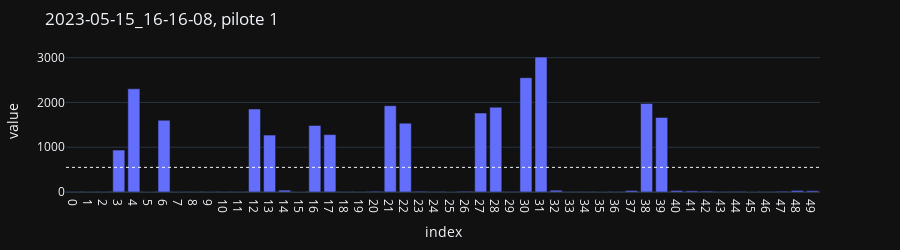
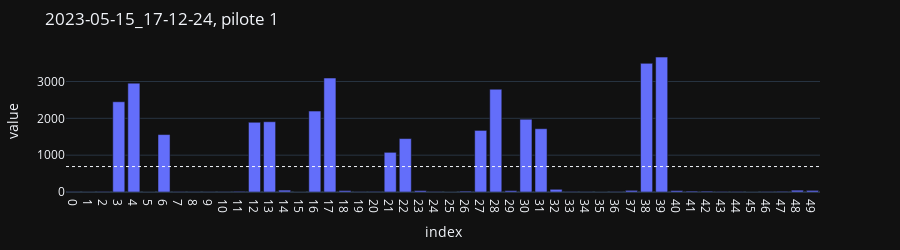
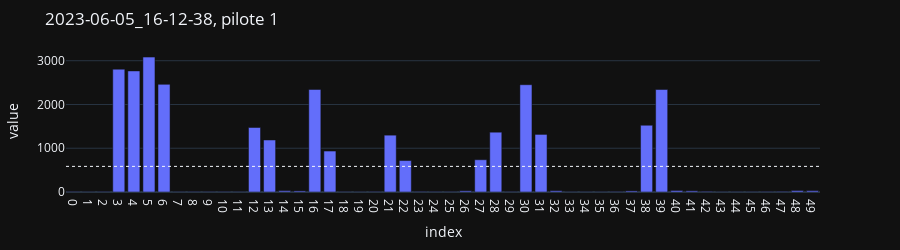
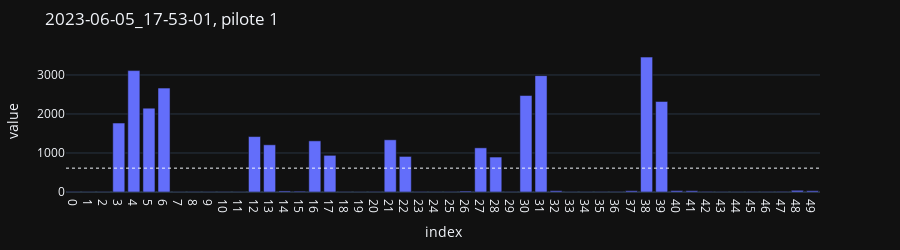

Notebook code cell kept with these figures, in order:
### Code cell
for montage in meta_info.index:

    pilote_id = meta_info.loc[montage, 'pilote_id']
    title = ', '.join([
        montage.split('.')[0], 'pilote ' + pilote_id, 
    ])

    data = pd.read_csv("montages/" + montage).drop(['SYNC', 'ts'], axis=1)

    data_omg = data[cols_omg]
    omg_medians = data_omg.median()
    #omg_noise_to_signal = data_omg.std() / data_omg.mean()
    #omg_medians -= omg_medians.min()

    fig = px.bar(
        omg_medians, width=900, height=250,
        title=title,
        #color=omg_noise_to_signal,
        #log_y=True
    )
    fig.update_layout(showlegend=False, margin=dict(l=50, t=50, b=30))
    fig.add_hline(omg_medians.mean(), line=dict(width=1, dash='dot'))
    fig.show()

### Figure 1 — Plotly figure (JSON) as saved in the notebook; plotly's stock layout.template omitted (floating-point values rounded to 4 significant figures)
{"data": [{"alignmentgroup": "True", "hovertemplate": "variable=0<br>index=%{x}<br>value=%{y}<extra></extra>", "legendgroup": "0", "marker": {"color": "#636efa", "pattern": {"shape": ""}}, "name": "0", "offsetgroup": "0", "orientation": "v", "showlegend": true, "textposition": "auto", "type": "bar", "x": ["0", "1", "2", "3", "4", "5", "6", "7", "8", "9", "10", "11", "12", "13", "14", "15", "16", "17", "18", "19", "20", "21", "22", "23", "24", "25", "26", "27", "28", "29", "30", "31", "32", "33", "34", "35", "36", "37", "38", "39", "40", "41", "42", "43", "44", "45", "46", "47", "48", "49"], "xaxis": "x", "y": [6, 3, 5, 937, 2305, 1, 1603, 5, 4, 3, 5, 4, 1855, 1272, 42, 1, 1487, 1282, 5, 3, 16, 1927, 1538, 16, 10, 1, 16, 1763, 1894, 8, 2553, 3013, 40, 7, 6, 1, 7, 34, 1978, 1666, 34, 25, 19, 10, 13, 1, 10, 17, 35, 28], "yaxis": "y"}], "layout": {"barmode": "relative", "height": 250, "legend": {"title": {"text": "variable"}, "tracegroupgap": 0}, "margin": {"b": 30, "l": 50, "t": 50}, "shapes": [{"line": {"dash": "dot", "width": 1}, "type": "line", "x0": 0, "x1": 1, "xref": "x domain", "y0": 550.3, "y1": 550.3, "yref": "y"}], "showlegend": false, "title": {"text": "2023-05-15_16-16-08, pilote 1"}, "width": 900, "xaxis": {"anchor": "y", "domain": [0, 1], "title": {"text": "index"}}, "yaxis": {"anchor": "x", "domain": [0, 1], "title": {"text": "value"}}}}

### Figure 2 — Plotly figure (JSON) as saved in the notebook; plotly's stock layout.template omitted (floating-point values rounded to 4 significant figures)
{"data": [{"alignmentgroup": "True", "hovertemplate": "variable=0<br>index=%{x}<br>value=%{y}<extra></extra>", "legendgroup": "0", "marker": {"color": "#636efa", "pattern": {"shape": ""}}, "name": "0", "offsetgroup": "0", "orientation": "v", "showlegend": true, "textposition": "auto", "type": "bar", "x": ["0", "1", "2", "3", "4", "5", "6", "7", "8", "9", "10", "11", "12", "13", "14", "15", "16", "17", "18", "19", "20", "21", "22", "23", "24", "25", "26", "27", "28", "29", "30", "31", "32", "33", "34", "35", "36", "37", "38", "39", "40", "41", "42", "43", "44", "45", "46", "47", "48", "49"], "xaxis": "x", "y": [7, 3, 12, 2449, 2955, 1, 1559, 8, 6, 5, 7, 17, 1892, 1907, 51, 1, 2196, 3093, 38, 7, 14, 1077, 1450, 37, 11, 1, 23, 1672, 2790, 36, 1974, 1718, 73, 12, 6, 1, 8, 44, 3492, 3662, 38, 23, 22, 13, 13, 1, 11, 17, 49, 43], "yaxis": "y"}], "layout": {"barmode": "relative", "height": 250, "legend": {"title": {"text": "variable"}, "tracegroupgap": 0}, "margin": {"b": 30, "l": 50, "t": 50}, "shapes": [{"line": {"dash": "dot", "width": 1}, "type": "line", "x0": 0, "x1": 1, "xref": "x domain", "y0": 690.9, "y1": 690.9, "yref": "y"}], "showlegend": false, "title": {"text": "2023-05-15_17-12-24, pilote 1"}, "width": 900, "xaxis": {"anchor": "y", "domain": [0, 1], "title": {"text": "index"}}, "yaxis": {"anchor": "x", "domain": [0, 1], "title": {"text": "value"}}}}

### Figure 3 — Plotly figure (JSON) as saved in the notebook; plotly's stock layout.template omitted (floating-point values rounded to 4 significant figures)
{"data": [{"alignmentgroup": "True", "hovertemplate": "variable=0<br>index=%{x}<br>value=%{y}<extra></extra>", "legendgroup": "0", "marker": {"color": "#636efa", "pattern": {"shape": ""}}, "name": "0", "offsetgroup": "0", "orientation": "v", "showlegend": true, "textposition": "auto", "type": "bar", "x": ["0", "1", "2", "3", "4", "5", "6", "7", "8", "9", "10", "11", "12", "13", "14", "15", "16", "17", "18", "19", "20", "21", "22", "23", "24", "25", "26", "27", "28", "29", "30", "31", "32", "33", "34", "35", "36", "37", "38", "39", "40", "41", "42", "43", "44", "45", "46", "47", "48", "49"], "xaxis": "x", "y": [9, 5, 8, 2807, 2767, 3083, 2460, 6, 8, 7, 8, 6, 1475, 1189, 30, 25, 2343, 936, 7, 5, 10, 1299, 719, 12, 8, 7, 27, 737, 1367, 7, 2452, 1316, 29, 5, 5, 5, 10, 25, 1526, 2342, 34, 26, 14, 5, 6, 6, 10, 13, 33, 30], "yaxis": "y"}], "layout": {"barmode": "relative", "height": 250, "legend": {"title": {"text": "variable"}, "tracegroupgap": 0}, "margin": {"b": 30, "l": 50, "t": 50}, "shapes": [{"line": {"dash": "dot", "width": 1}, "type": "line", "x0": 0, "x1": 1, "xref": "x domain", "y0": 585.4, "y1": 585.4, "yref": "y"}], "showlegend": false, "title": {"text": "2023-06-05_16-12-38, pilote 1"}, "width": 900, "xaxis": {"anchor": "y", "domain": [0, 1], "title": {"text": "index"}}, "yaxis": {"anchor": "x", "domain": [0, 1], "title": {"text": "value"}}}}

### Figure 4 — Plotly figure (JSON) as saved in the notebook; plotly's stock layout.template omitted (floating-point values rounded to 4 significant figures)
{"data": [{"alignmentgroup": "True", "hovertemplate": "variable=0<br>index=%{x}<br>value=%{y}<extra></extra>", "legendgroup": "0", "marker": {"color": "#636efa", "pattern": {"shape": ""}}, "name": "0", "offsetgroup": "0", "orientation": "v", "showlegend": true, "textposition": "auto", "type": "bar", "x": ["0", "1", "2", "3", "4", "5", "6", "7", "8", "9", "10", "11", "12", "13", "14", "15", "16", "17", "18", "19", "20", "21", "22", "23", "24", "25", "26", "27", "28", "29", "30", "31", "32", "33", "34", "35", "36", "37", "38", "39", "40", "41", "42", "43", "44", "45", "46", "47", "48", "49"], "xaxis": "x", "y": [9, 6, 7, 1767, 3112, 2150, 2663, 5, 8, 6, 8, 6, 1421, 1210, 27, 20, 1311, 940, 8, 5, 10, 1338, 912, 12, 8, 9, 24, 1132, 896, 8, 2473, 2983, 33, 6, 6, 8, 10, 32, 3458, 2321, 35, 32, 14, 7, 8, 10, 10, 14, 43, 32], "yaxis": "y"}], "layout": {"barmode": "relative", "height": 250, "legend": {"title": {"text": "variable"}, "tracegroupgap": 0}, "margin": {"b": 30, "l": 50, "t": 50}, "shapes": [{"line": {"dash": "dot", "width": 1}, "type": "line", "x0": 0, "x1": 1, "xref": "x domain", "y0": 611.5, "y1": 611.5, "yref": "y"}], "showlegend": false, "title": {"text": "2023-06-05_17-53-01, pilote 1"}, "width": 900, "xaxis": {"anchor": "y", "domain": [0, 1], "title": {"text": "index"}}, "yaxis": {"anchor": "x", "domain": [0, 1], "title": {"text": "value"}}}}
